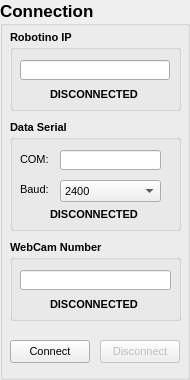
   <widget class="QGroupBox" name="groupbox_connection">
    <property name="geometry">
     <rect>
      <x>10</x>
      <y>10</y>
      <width>190</width>
      <height>380</height>
     </rect>
    </property>
    <property name="font">
     <font>
      <pointsize>13</pointsize>
      <weight>75</weight>
      <bold>true</bold>
     </font>
    </property>
    <property name="title">
     <string>Connection</string>
    </property>
    <widget class="QPushButton" name="pushbutton_connect">
     <property name="geometry">
      <rect>
       <x>10</x>
       <y>340</y>
       <width>80</width>
       <height>23</height>
      </rect>
     </property>
     <property name="font">
      <font>
       <pointsize>8</pointsize>
       <weight>50</weight>
       <bold>false</bold>
      </font>
     </property>
     <property name="text">
      <string>Connect</string>
     </property>
     <property name="shortcut">
      <string>Alt+C</string>
     </property>
    </widget>
    <widget class="QGroupBox" name="groupbox_robotinoip">
     <property name="geometry">
      <rect>
       <x>10</x>
       <y>30</y>
       <width>171</width>
       <height>81</height>
      </rect>
     </property>
     <property name="font">
      <font>
       <pointsize>8</pointsize>
       <weight>75</weight>
       <bold>true</bold>
      </font>
     </property>
     <property name="title">
      <string>Robotino IP</string>
     </property>
     <widget class="QLineEdit" name="lineedit_robotinoip">
      <property name="geometry">
       <rect>
        <x>10</x>
        <y>30</y>
        <width>150</width>
        <height>20</height>
       </rect>
      </property>
      <property name="font">
       <font>
        <pointsize>8</pointsize>
        <weight>50</weight>
        <bold>false</bold>
       </font>
      </property>
     </widget>
     <widget class="QLabel" name="label_connectionrobotino">
      <property name="geometry">
       <rect>
        <x>40</x>
        <y>56</y>
        <width>121</width>
        <height>16</height>
       </rect>
      </property>
      <property name="text">
       <string>DISCONNECTED</string>
      </property>
     </widget>
    </widget>
    <widget class="QGroupBox" name="groupbox_dataserial">
     <property name="geometry">
      <rect>
       <x>10</x>
       <y>120</y>
       <width>171</width>
       <height>111</height>
      </rect>
     </property>
     <property name="font">
      <font>
       <pointsize>8</pointsize>
       <weight>75</weight>
       <bold>true</bold>
      </font>
     </property>
     <property name="title">
      <string>Data Serial</string>
     </property>
     <widget class="QLineEdit" name="lineedit_comport">
      <property name="geometry">
       <rect>
        <x>50</x>
        <y>30</y>
        <width>101</width>
        <height>20</height>
       </rect>
      </property>
      <property name="font">
       <font>
        <pointsize>8</pointsize>
        <weight>50</weight>
        <bold>false</bold>
       </font>
      </property>
     </widget>
     <widget class="QLabel" name="NULL_label_1">
      <property name="geometry">
       <rect>
        <x>10</x>
        <y>33</y>
        <width>30</width>
        <height>13</height>
       </rect>
      </property>
      <property name="font">
       <font>
        <pointsize>8</pointsize>
        <weight>50</weight>
        <bold>false</bold>
       </font>
      </property>
      <property name="text">
       <string>COM:</string>
      </property>
     </widget>
     <widget class="QLabel" name="NULL_label_2">
      <property name="geometry">
       <rect>
        <x>10</x>
        <y>63</y>
        <width>30</width>
        <height>13</height>
       </rect>
      </property>
      <property name="font">
       <font>
        <pointsize>8</pointsize>
        <weight>50</weight>
        <bold>false</bold>
       </font>
      </property>
      <property name="text">
       <string>Baud:</string>
      </property>
     </widget>
     <widget class="QLabel" name="label_connectionserial">
      <property name="geometry">
       <rect>
        <x>40</x>
        <y>86</y>
        <width>121</width>
        <height>16</height>
       </rect>
      </property>
      <property name="text">
       <string>DISCONNECTED</string>
      </property>
     </widget>
     <widget class="QComboBox" name="combobox_baudrate">
      <property name="geometry">
       <rect>
        <x>50</x>
        <y>60</y>
        <width>101</width>
        <height>22</height>
       </rect>
      </property>
      <property name="font">
       <font>
        <pointsize>8</pointsize>
        <weight>50</weight>
        <bold>false</bold>
       </font>
      </property>
      <item>
       <property name="text">
        <string>2400</string>
       </property>
      </item>
      <item>
       <property name="text">
        <string>4800</string>
       </property>
      </item>
      <item>
       <property name="text">
        <string>9600</string>
       </property>
      </item>
      <item>
       <property name="text">
        <string>14400</string>
       </property>
      </item>
     </widget>
    </widget>
    <widget class="QGroupBox" name="groupbox_webcamnumber">
     <property name="geometry">
      <rect>
       <x>10</x>
       <y>240</y>
       <width>171</width>
       <height>81</height>
      </rect>
     </property>
     <property name="font">
      <font>
       <pointsize>8</pointsize>
       <weight>75</weight>
       <bold>true</bold>
      </font>
     </property>
     <property name="title">
      <string>WebCam Number</string>
     </property>
     <widget class="QLineEdit" name="lineedit_webcamnumber">
      <property name="geometry">
       <rect>
        <x>10</x>
        <y>30</y>
        <width>151</width>
        <height>20</height>
       </rect>
      </property>
      <property name="font">
       <font>
        <pointsize>8</pointsize>
        <weight>50</weight>
        <bold>false</bold>
       </font>
      </property>
     </widget>
     <widget class="QLabel" name="label_connectionwebcam">
      <property name="geometry">
       <rect>
        <x>40</x>
        <y>56</y>
        <width>121</width>
        <height>16</height>
       </rect>
      </property>
      <property name="text">
       <string>DISCONNECTED</string>
      </property>
     </widget>
    </widget>
    <widget class="QPushButton" name="pushbutton_disconnect">
     <property name="enabled">
      <bool>false</bool>
     </property>
     <property name="geometry">
      <rect>
       <x>100</x>
       <y>340</y>
       <width>80</width>
       <height>23</height>
      </rect>
     </property>
     <property name="font">
      <font>
       <pointsize>8</pointsize>
       <weight>50</weight>
       <bold>false</bold>
      </font>
     </property>
     <property name="text">
      <string>Disconnect</string>
     </property>
     <property name="shortcut">
      <string>Alt+D</string>
     </property>
    </widget>
   </widget>
